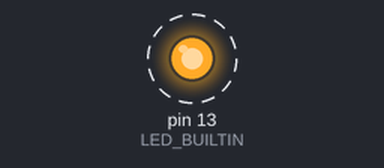
Simulated run of this sketch. Board: Arduino Uno, built with avr-gcc and run on an emulated ATmega328P. Parts: output pins drawn as LEDs (lit = HIGH). Dashed ring = blinking.

Above: at 0.5 s.
Timing chart, 0 to 4.6 s (numbered marks = the images above):
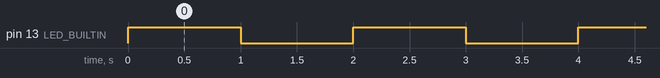

Measured:
- by itself, pin 13 (LED_BUILTIN): alternates HIGH for 1.0 s and LOW for 1.0 s

The sketch:

ch03_2.ino
```cpp
void setup() {
  pinMode(LED_BUILTIN, OUTPUT);
}

void loop() {
  blink1();
}

void blink1() {
  digitalWrite(LED_BUILTIN, HIGH);
  delay(1000);
  digitalWrite(LED_BUILTIN, LOW);
  delay(1000);
}
```
